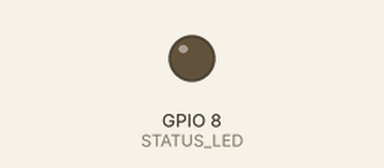
The sketch below on a simulated ESP32-C3. Shown: output pins drawn as LEDs (lit = HIGH). The modem accepts every AT command (registered, SIM ready, sends succeed) and sends nothing else; what the sketch prints to the serial monitor is not drawn.

Above: at 18.6 s.
At 35.7 s:
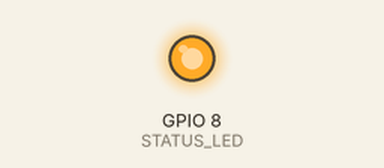
Timing chart, 0 to 54.5 s (numbered marks = the images above):
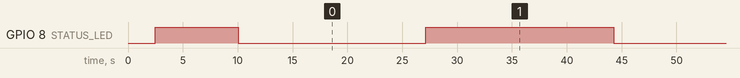

Measured:
- by itself, GPIO 8 (STATUS_LED): alternates HIGH for 17.1 s and LOW for 17.1 s

The sketch:

ESP32_SIM800_Dashboard.ino
```cpp
// ══════════════════════════════════════════════════════════════
// ESP32-C3 + SIM800L → BLYNK CLOUD CELL TRACKER
// ══════════════════════════════════════════════════════════════
//
//  Architecture:
//    ESP32 scans cell towers (AT+CENG)
//    → Sends MCC/MNC/LAC/CID/RSSI to Blynk via plain HTTP:80
//    → Render backend polls Blynk, queries OpenCellID
//    → Dashboard shows location on map
//
//  Why Blynk: Plain HTTP on port 80 — no TLS, no SSL, no DNS
//  issues. One GET request sends all 5 values atomically.
//
//  Endpoint: GET /external/api/batch/update?token=T&v1=X&v2=Y...
// ══════════════════════════════════════════════════════════════

#include <Arduino.h>
#include "esp_task_wdt.h"

// ── Hardware ────────────────────────────────────────────────
#define SIM800_TX_PIN     7
#define SIM800_RX_PIN     6
#define SIM800_BAUD       9600
#define STATUS_LED        8

// ── Network ─────────────────────────────────────────────────
#define CELL_APN          "bsnlgprs"
#define UPDATE_INTERVAL   10   // seconds between scans

// ── Blynk IoT (plain HTTP bridge) ───────────────────────────
#define BLYNK_TOKEN       "9fq9knGHB9Txb33Mlv4_O-JrMpOgjtkv"
#define BLYNK_HOST        "blr1.blynk.cloud"
#define BLYNK_PORT        80

// ── Device ID ───────────────────────────────────────────────
#define DEVICE_ID         "ESP32C3_SIM800L_TRACKER"

HardwareSerial simSerial(1);

// ── Tower Data ──────────────────────────────────────────────
struct TowerData {
  int mcc, mnc, lac, cid, rssi, arfcn, bsic;
  bool isServing;
};

// ── Globals ─────────────────────────────────────────────────
uint32_t lastUpdateMs = 0;
unsigned long fixCount = 0;

// ══════════════════════════════════════════════════════════════
// HELPERS
// ══════════════════════════════════════════════════════════════
void safeDelay(uint32_t ms) {
  vTaskDelay(pdMS_TO_TICKS(ms));
}

String sendAT(String cmd, uint32_t timeoutMs) {
  while (simSerial.available()) simSerial.read();
  simSerial.println(cmd);
  String resp = "";
  uint32_t start = millis();
  while (millis() - start < timeoutMs) {
    while (simSerial.available()) resp += (char)simSerial.read();
    if (resp.indexOf("OK") != -1 || resp.indexOf("ERROR") != -1 ||
        resp.indexOf(">") != -1 || resp.indexOf("DOWNLOAD") != -1) break;
    safeDelay(10);
  }
  return resp;
}

String waitForResponse(String token, uint32_t timeoutMs) {
  String resp = "";
  uint32_t start = millis();
  while (millis() - start < timeoutMs) {
    while (simSerial.available()) resp += (char)simSerial.read();
    if (resp.indexOf(token) != -1) break;
    safeDelay(10);
  }
  return resp;
}

void blinkLED(int count, int delayMs) {
  for (int i = 0; i < count; i++) {
    digitalWrite(STATUS_LED, LOW);
    safeDelay(delayMs);
    digitalWrite(STATUS_LED, HIGH);
    safeDelay(delayMs);
  }
}

// ══════════════════════════════════════════════════════════════
// CELL TOWER SCANNING (AT+CENG)
// ══════════════════════════════════════════════════════════════
int scanCellTowers(TowerData* towers, int maxTowers) {
  sendAT("AT+CENG=1,1", 2000);
  safeDelay(500);

  String raw = sendAT("AT+CENG?", 3000);
  Serial.println("  [CENG RAW] " + raw);

  int count = 0;
  int pos = 0;

  while (count < maxTowers) {
    int idx = raw.indexOf("+CENG:", pos);
    if (idx == -1) break;
    pos = idx + 6;

    int q1 = raw.indexOf('"', pos);
    int q2 = raw.indexOf('"', q1 + 1);
    if (q1 == -1 || q2 == -1) continue;

    String cell = raw.substring(q1 + 1, q2);
    // Format: "ARFCN,RSSI,BSIC,MCC,MNC,?,CID,?,?,LAC,?"  (serving)
    //     or: "ARFCN,RSSI,BSIC,CID,MCC,MNC,LAC"           (neighbor with data)
    //     or: "ARFCN,RSSI,BSIC,ffff,,,0000"                (neighbor no data)

    int commas[11];
    int ci = 0;
    commas[ci++] = -1;
    for (int j = 0; j < (int)cell.length() && ci < 11; j++) {
      if (cell[j] == ',') commas[ci++] = j;
    }

    if (ci < 4) continue;

    int arfcn = (int)strtol(cell.substring(0, commas[1]).c_str(), NULL, 10);
    int rxlev = (int)strtol(cell.substring(commas[1]+1, commas[2]).c_str(), NULL, 10);
    int rssi  = -(110 - rxlev);

    if (ci >= 10) {
      // Serving cell format
      int mcc = (int)strtol(cell.substring(commas[3]+1, commas[4]).c_str(), NULL, 10);
      int mnc = (int)strtol(cell.substring(commas[4]+1, commas[5]).c_str(), NULL, 10);
      int cid = (int)strtol(cell.substring(commas[6]+1, commas[7]).c_str(), NULL, 16);
      int lac = (int)strtol(cell.substring(commas[9]+1, (ci > 10 ? commas[10] : cell.length())).c_str(), NULL, 16);
      int bsic = (int)strtol(cell.substring(commas[2]+1, commas[3]).c_str(), NULL, 10);

      if (mcc > 0 && cid > 0 && cid != 0xFFFF) {
        towers[count++] = {mcc, mnc, lac, cid, rssi, arfcn, bsic, true};
      }
    } else if (ci >= 7) {
      // Neighbor cell with full data
      int cidVal = (int)strtol(cell.substring(commas[3]+1, commas[4]).c_str(), NULL, 16);
      int mcc    = (int)strtol(cell.substring(commas[4]+1, commas[5]).c_str(), NULL, 10);
      int mnc    = (int)strtol(cell.substring(commas[5]+1, commas[6]).c_str(), NULL, 10);
      int lac    = (int)strtol(cell.substring(commas[6]+1, cell.length()).c_str(), NULL, 16);
      int bsic   = (int)strtol(cell.substring(commas[2]+1, commas[3]).c_str(), NULL, 10);

      if (mcc > 0 && cidVal > 0 && cidVal != 0xFFFF) {
        towers[count++] = {mcc, mnc, lac, cidVal, rssi, arfcn, bsic, false};
      }
    }
  }

  return count;
}

// ══════════════════════════════════════════════════════════════
// GPRS MANAGEMENT
// ══════════════════════════════════════════════════════════════
String ensureGPRS() {
  String ip = sendAT("AT+CIFSR", 3000);
  ip.trim();

  if (ip.indexOf('.') != -1 && ip.indexOf("0.0.0.0") == -1 && ip.length() >= 7) {
    return ip;
  }

  Serial.println("  [GPRS] Reconnecting...");
  sendAT("AT+CIPSHUT", 5000);
  safeDelay(1000);
  sendAT("AT+CGATT=1", 10000);
  sendAT("AT+CIPMUX=0", 1500);
  sendAT("AT+CSTT=\"" CELL_APN "\",\"\",\"\"", 2000);
  sendAT("AT+CIICR", 15000);
  safeDelay(3000);
  sendAT("AT+CDNSCFG=\"8.8.8.8\",\"8.8.4.4\"", 2000);

  ip = sendAT("AT+CIFSR", 3000);
  ip.trim();
  Serial.println("  [GPRS] IP: " + ip);
  return ip;
}

// ══════════════════════════════════════════════════════════════
// SEND TO BLYNK VIA RAW TCP (CSTT STACK)
//
// Uses AT+CIPSTART to open plain TCP:80 to blynk.cloud
// CSTT DNS resolves the hostname (proven to work on BSNL 2G)
// Sends HTTP GET with all 5 cell values in one request
// ══════════════════════════════════════════════════════════════
bool sendToBlynk(const TowerData* towers, int count) {
  if (count == 0) return false;
  Serial.print("[BLYNK] Sending " + String(count) + " towers... ");

  // 1. Ensure GPRS is active
  String gprsIP = ensureGPRS();
  if (gprsIP.indexOf('.') == -1 || gprsIP.indexOf("0.0.0.0") != -1) {
    Serial.println("✗ No GPRS");
    return false;
  }

  // 2. Build HTTP GET request with ALL tower data
  //    V1-V5: serving cell, V6: neighbor CID:RSSI pairs for triangulation
  String path = "/external/api/batch/update?token=" BLYNK_TOKEN;
  path += "&v1=" + String(towers[0].mcc);
  path += "&v2=" + String(towers[0].mnc);
  path += "&v3=" + String(towers[0].lac);
  path += "&v4=" + String(towers[0].cid);
  path += "&v5=" + String(towers[0].rssi);

  // Pack ALL towers (including serving) as CID:RSSI pairs in V6
  // Format: "33572:-79,33573:-81,33482:-91"
  String neighbors = "";
  for (int i = 0; i < count && i < 7; i++) {
    if (i > 0) neighbors += ",";
    neighbors += String(towers[i].cid) + ":" + String(towers[i].rssi);
  }
  path += "&v6=" + neighbors;

  String httpReq = "GET " + path + " HTTP/1.1\r\n";
  httpReq += "Host: " BLYNK_HOST "\r\n";
  httpReq += "Connection: close\r\n\r\n";

  // 3. Close any stale TCP connection
  sendAT("AT+CIPCLOSE", 1000);
  safeDelay(300);

  // 4. Open TCP to blynk.cloud:80 (DNS via CSTT stack)
  String connResp = sendAT("AT+CIPSTART=\"TCP\",\"" BLYNK_HOST "\",80", 10000);
  if (connResp.indexOf("CONNECT OK") == -1 && connResp.indexOf("ALREADY") == -1) {
    connResp += waitForResponse("CONNECT", 10000);
  }

  if (connResp.indexOf("CONNECT OK") == -1 && connResp.indexOf("ALREADY") == -1) {
    Serial.println("✗ TCP connect failed");
    Serial.println("  " + connResp);
    return false;
  }

  Serial.print("TCP✓ ");

  // 5. Send HTTP GET
  String sendCmd = "AT+CIPSEND=" + String(httpReq.length());
  String sendResp = sendAT(sendCmd, 3000);

  if (sendResp.indexOf(">") == -1) {
    Serial.println("✗ No > prompt");
    sendAT("AT+CIPCLOSE", 1000);
    return false;
  }

  simSerial.print(httpReq);
  String result = waitForResponse("SEND OK", 10000);

  if (result.indexOf("SEND OK") == -1) {
    Serial.println("✗ Send failed");
    sendAT("AT+CIPCLOSE", 1000);
    return false;
  }

  Serial.print("SENT✓ ");

  // 6. Read HTTP response (wait for status code)
  String httpResp = waitForResponse("HTTP/", 15000);

  // Drain remaining data
  safeDelay(1000);
  while (simSerial.available()) httpResp += (char)simSerial.read();

  // 7. Close connection
  sendAT("AT+CIPCLOSE", 1000);

  // 8. Check for success
  bool ok = (httpResp.indexOf("200") != -1);

  if (ok) {
    Serial.println("✅ 200 OK!");
  } else {
    Serial.println("✗ Failed");
    Serial.println("  Response: " + httpResp.substring(0, 120));
  }

  return ok;
}

// ══════════════════════════════════════════════════════════════
// SETUP
// ══════════════════════════════════════════════════════════════
void setup() {
  esp_task_wdt_deinit();

  Serial.begin(115200);
  safeDelay(2500);

  pinMode(STATUS_LED, OUTPUT);
  digitalWrite(STATUS_LED, HIGH);

  Serial.println("\n══════════════════════════════════════════════");
  Serial.println(" ESP32-C3 + SIM800L → BLYNK CELL TRACKER");
  Serial.println(" Network: BSNL 2G | APN: " CELL_APN);
  Serial.println(" Bridge:  blynk.cloud (plain HTTP:80)");
  Serial.println(" Token:   " BLYNK_TOKEN);
  Serial.println("══════════════════════════════════════════════\n");

  simSerial.begin(SIM800_BAUD, SERIAL_8N1, SIM800_RX_PIN, SIM800_TX_PIN);
  safeDelay(1500);

  sendAT("ATE1", 1000);
  sendAT("AT", 1500);
  sendAT("AT+CMEE=2", 1500);

  // Register on network
  Serial.print("[GSM] Registering on BSNL 2G... ");
  sendAT("AT+COPS=0", 15000);
  safeDelay(2000);

  bool registered = false;
  for (int i = 0; i < 15; i++) {
    String r = sendAT("AT+CREG?", 1500);
    if (r.indexOf(",1") != -1 || r.indexOf(",5") != -1) {
      registered = true;
      break;
    }
    safeDelay(2000);
  }
  Serial.println(registered ? "Registered! ✅" : "Pending...");

  // Bring up GPRS (CSTT stack)
  Serial.print("[GPRS] Connecting... ");
  sendAT("AT+CIPSHUT", 5000);
  safeDelay(1000);
  sendAT("AT+CGATT=1", 10000);
  sendAT("AT+CIPMUX=0", 1500);
  sendAT("AT+CSTT=\"" CELL_APN "\",\"\",\"\"", 2000);
  sendAT("AT+CIICR", 15000);
  safeDelay(3000);
  sendAT("AT+CDNSCFG=\"8.8.8.8\",\"8.8.4.4\"", 2000);

  String ip = sendAT("AT+CIFSR", 3000);
  ip.trim();
  Serial.println("IP: " + ip + " ✅");

  Serial.println("\n[READY] Scanning towers every " + String(UPDATE_INTERVAL) + "s\n");
}

// ══════════════════════════════════════════════════════════════
// MAIN LOOP
// ══════════════════════════════════════════════════════════════
void loop() {
  uint32_t now = millis();

  if (now - lastUpdateMs >= (UPDATE_INTERVAL * 1000UL) || lastUpdateMs == 0) {
    lastUpdateMs = now;
    fixCount++;
    digitalWrite(STATUS_LED, !digitalRead(STATUS_LED));

    Serial.printf("\n─── SCAN #%lu ────────────────────────────\n", fixCount);

    // 1. Scan cell towers
    TowerData towers[7];
    int count = scanCellTowers(towers, 7);
    TowerData primary;

    if (count > 0) {
      primary = towers[0];
      Serial.printf("[SCAN] %d tower(s)\n", count);
      for (int i = 0; i < count; i++) {
        Serial.printf("  %s #%d: MCC=%d MNC=%d LAC=%d CID=%d RSSI=%d dBm\n",
                      towers[i].isServing ? ">>>" : "   ",
                      i, towers[i].mcc, towers[i].mnc,
                      towers[i].lac, towers[i].cid, towers[i].rssi);
      }
    } else {
      primary = {404, 64, 0x0904, 0x1B51, -85, 104, 25, true};
      Serial.println("[SCAN] No towers parsed. Using BSNL default.");
    }

    // 2. Send ALL towers to Blynk (for triangulation)
    bool sent = sendToBlynk(towers, count > 0 ? count : 1);
    if (sent) blinkLED(3, 80);
  }

  safeDelay(100);
}
```
